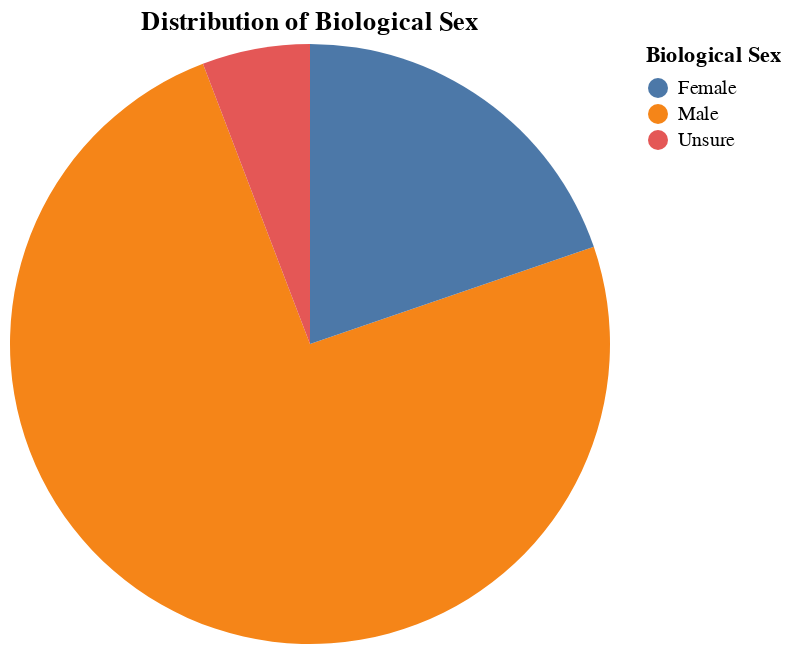

The code cell stored with this chart in its notebook:
### Code cell
# Create the pie chart
pie_chart = alt.Chart(filtered_data).mark_arc().encode(
    theta=alt.Theta(field="Count", type="quantitative", title="Proportion"),
    color=alt.Color(field="Biological Sex", type="nominal", title="Biological Sex"),
    tooltip=[
        alt.Tooltip(field="Biological Sex", type="nominal"),
        alt.Tooltip(field="Count", type="quantitative")
    ]
).properties(
    title="Distribution of Biological Sex"
)

pie_chart

### Figure 1 — Vega-Lite specification as saved in the notebook (floating-point values rounded to 4 significant figures)
{"config": {"view": {"continuousWidth": 300, "continuousHeight": 300}}, "data": {"name": "data-4a40219b9c81ddb22db7f80d506008f2"}, "mark": {"type": "arc"}, "encoding": {"color": {"field": "Biological Sex", "title": "Biological Sex", "type": "nominal"}, "theta": {"field": "Count", "title": "Proportion", "type": "quantitative"}, "tooltip": [{"field": "Biological Sex", "type": "nominal"}, {"field": "Count", "type": "quantitative"}]}, "title": "Distribution of Biological Sex", "$schema": "https://vega.github.io/schema/vega-lite/v5.8.0.json", "datasets": {"data-4a40219b9c81ddb22db7f80d506008f2": [{"Biological Sex": "Male", "Count": 2755}, {"Biological Sex": "Female", "Count": 731}, {"Biological Sex": "Unsure", "Count": 215}]}}
